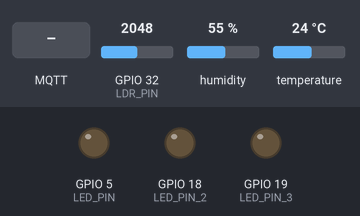
The sketch below on a simulated ESP32. Parts: output pins drawn as LEDs (lit = HIGH). The test bench sets the inputs (shaded band); at power-on: GPIO 32 (LDR_PIN) = 2048, humidity 55 %, temperature 24 °C. WiFi joins after 1.5 s; servers stay silent unless stated; random numbers use the default seed unless the sketch sets one; no MQTT or app messages arrive unless stated; what the sketch prints to the serial monitor is not drawn.

Above: at 3.2 s.
3.3 s: MQTT message "LED1 ON" arrives on the first subscribed topic
At 4.5 s:
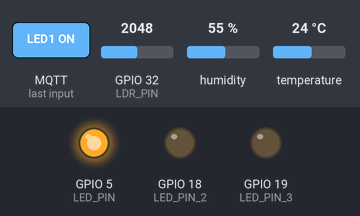
4.8 s: MQTT message "ON ALL" arrives on the first subscribed topic
At 5.9 s:
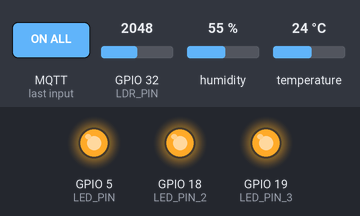
6.3 s: MQTT message "LED1 OFF" arrives on the first subscribed topic
At 7.0 s:
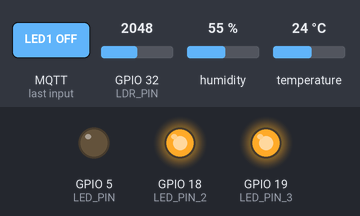
7.8 s: MQTT message "LED2 OFF" arrives on the first subscribed topic
At 8.2 s:
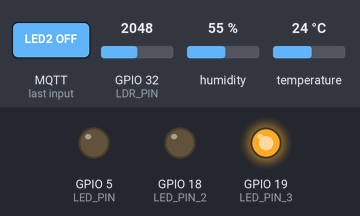
16.5 s: MQTT message "LED1 ON" arrives on the first subscribed topic
At 17.2 s:
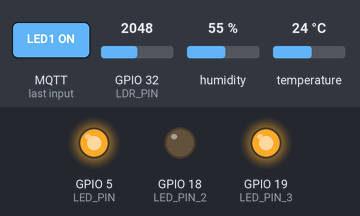
Timing chart, 0 to 19.0 s (numbered marks = the images above; inputs shaded):
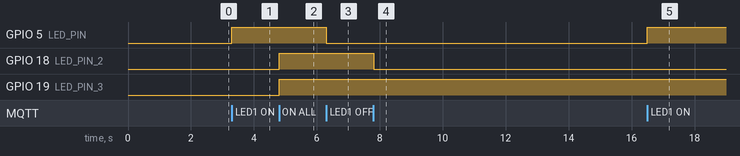

Measured:
- after the input at 3.3 s, GPIO 5 (LED_PIN): LOW → HIGH at once
- after the input at 4.8 s, GPIO 18 (LED_PIN_2), GPIO 19 (LED_PIN_3): LOW → HIGH at once
- after the input at 6.3 s, GPIO 5 (LED_PIN): HIGH → LOW at once
- after the input at 7.8 s, GPIO 18 (LED_PIN_2): HIGH → LOW at once
- after the input at 16.5 s, GPIO 5 (LED_PIN): LOW → HIGH at once

The sketch:

iot.ino
```cpp
#include <WiFi.h>          // For WiFi connection
#include <PubSubClient.h>   // For MQTT
#include <DHT.h>

#define DHT22_PIN 23
#define LDR_PIN 32           // Keep using GPIO2 (D2)
#define LED_PIN 5
#define LED_PIN_2 18
#define LED_PIN_3 19

// DHT sensor
DHT dht22(DHT22_PIN, DHT22);

// WiFi and MQTT settings
const char* ssid = "Duc Chinh";
const char* password = "ducchinh13122003";
const char* mqtt_server = "192.168.1.179";
const char* mqtt_username = "b21dccn181";
const char* mqtt_password = "b21dccn181";

WiFiClient espClient;
PubSubClient client(espClient);

bool blinkLED = false;        // Flag to track blinking state
unsigned long previousMillis = 0;  // Store the last time the LED was updated
const long interval = 500;    // Interval for blinking (in milliseconds)

void publishLedState(int ledPin, const char* ledName, bool state) {
  String payload = "{\"led\":\"" + String(ledName) + "\", \"state\":\"" + (state ? "ON" : "OFF") + "\"}";
  client.publish("led/status", payload.c_str());
}

void publishAlertState(String message) {
  client.publish("led/status", message.c_str());
}

void callback(char* topic, byte* payload, unsigned int length) {
  // Convert payload to a String
  String message;
  for (int i = 0; i < length; i++) {
    message += (char)payload[i];
  }

  Serial.print("Message arrived on topic: ");
  Serial.println(topic);
  Serial.print("Message: ");
  Serial.println(message);

  // Check the message and control LEDs accordingly
  if (message == "LED1 ON") {
    digitalWrite(LED_PIN, HIGH);  // Turn LED 1 on
    publishLedState(LED_PIN, "LED1", true);  // Publish status after toggling
  } else if (message == "LED1 OFF") {
    digitalWrite(LED_PIN, LOW);   // Turn LED 1 off
    publishLedState(LED_PIN, "LED1", false); // Publish status after toggling
  } else if (message == "LED2 ON") {
    digitalWrite(LED_PIN_2, HIGH);  // Turn LED 2 on
    publishLedState(LED_PIN_2, "LED2", true);  // Publish status after toggling
  } else if (message == "LED2 OFF") {
    digitalWrite(LED_PIN_2, LOW);   // Turn LED 2 off
    publishLedState(LED_PIN_2, "LED2", false);  // Publish status after toggling
  } else if (message == "LED3 ON") {
    digitalWrite(LED_PIN_3, HIGH);  // Turn LED 3 on
    publishLedState(LED_PIN_3, "LED3", true);  // Publish status after toggling
  } else if (message == "LED3 OFF") {
    digitalWrite(LED_PIN_3, LOW);   // Turn LED 3 off
    publishLedState(LED_PIN_3, "LED3", false);  // Publish status after toggling
  } else if (message == "ON ALL") {
    digitalWrite(LED_PIN, HIGH);
    digitalWrite(LED_PIN_2, HIGH);
    digitalWrite(LED_PIN_3, HIGH);
  } else if (message == "OFF ALL") {
    digitalWrite(LED_PIN, LOW);
    digitalWrite(LED_PIN_2, LOW);
    digitalWrite(LED_PIN_3, LOW);
  } else if (message == "LED BLINK") {
    publishAlertState("LED BLINK");
    blinkLED = true;
  } else if (message == "LED NOT BLINK") {
    publishAlertState("LED NOT BLINK");
    blinkLED = false;  // Stop blinking
    digitalWrite(LED_PIN, LOW);
    digitalWrite(LED_PIN_2, LOW);
    digitalWrite(LED_PIN_3, LOW);
  } else {
    Serial.println("Unknown command");
  }
}


void setup_wifi() {
  delay(10);
  Serial.println();
  Serial.print("Connecting to ");
  Serial.println(ssid);

  WiFi.begin(ssid, password);

  while (WiFi.status() != WL_CONNECTED) {
    delay(2000);
    Serial.println("WiFi not connected");
  }

  Serial.println("");
  Serial.println("WiFi connected");
  Serial.print("IP address: ");
  Serial.println(WiFi.localIP()); // Print the IP address
}

String generateRandomClientId() {
  String clientId = "ESP32Client-";
  clientId += String(random(10000)); // Append a random number
  return clientId;
}

void reconnect() {
  while (!client.connected()) {
    Serial.println("Attempting MQTT connection...");
    String clientId = generateRandomClientId();
    Serial.print("Attempting MQTT connection with ID: ");
    Serial.println(clientId);

    // Print WiFi status
    Serial.print("WiFi status: ");
    Serial.println(WiFi.status());
    Serial.println(WiFi.localIP());

    // Attempt to connect
    if (client.connect(clientId.c_str(), mqtt_username, mqtt_password)) {
      Serial.println("Connected to MQTT broker");
      client.subscribe("led/control");  // Subscribe to the control topic
    } else {
      Serial.print("Failed, rc=");
      Serial.print(client.state());
      Serial.print(" (");
      Serial.print(getMqttErrorMessage(client.state()));
      Serial.println(")");
      delay(5000);
    }
  }
}

String getMqttErrorMessage(int code) {
  switch (code) {
    case -1: return "Connect failed";
    case -2: return "Connect failed, no network";
    case -3: return "Connect failed, invalid protocol";
    case -4: return "Connect failed, invalid client ID";
    case -5: return "Connect failed, invalid credentials";
    case -6: return "Connect failed, invalid topic";
    case -7: return "Connect failed, invalid payload";
    case -8: return "Connect failed, invalid QoS";
    case -9: return "Connect failed, invalid retain flag";
    default: return "Unknown error";
  }
}

void setup() {
  Serial.begin(9600);
  dht22.begin(); // Initialize the DHT22 sensor
  pinMode(LED_PIN, OUTPUT);
  pinMode(LED_PIN_2, OUTPUT);
  pinMode(LED_PIN_3, OUTPUT);

  setup_wifi();            // Connect to WiFi
  client.setServer(mqtt_server, 1884);  // Set MQTT broker
  client.setCallback(callback);         // Set callback function
}

// Global variables for tracking timing
unsigned long previousDataMillis = 0; // Store the last time data was sent
const long dataInterval = 5000;       // Interval for sending data (in milliseconds)

void loop() {
  if (!client.connected()) {
    reconnect();
  }
  client.loop();

  // Get the current time
  unsigned long currentMillis = millis();

  // Handle LED blinking
  if (blinkLED) {
    if (currentMillis - previousMillis >= interval) {
      previousMillis = currentMillis;  // Save the current time
      int ledState = digitalRead(LED_PIN);
      int ledState2 = digitalRead(LED_PIN_2);
      int ledState3 = digitalRead(LED_PIN_3);
      digitalWrite(LED_PIN, !ledState);  // Toggle the LED state
      digitalWrite(LED_PIN_2, !ledState2);
      digitalWrite(LED_PIN_3, !ledState3);
    }
  }

  // Handle data publishing every 5 seconds
  if (currentMillis - previousDataMillis >= dataInterval) {
    previousDataMillis = currentMillis; // Save the current time

    // Read humidity and temperature
    float humi = dht22.readHumidity();
    float tempC = dht22.readTemperature();

    // Check if the sensor readings are valid
    if (isnan(humi) || isnan(tempC)) {
      Serial.println("Failed to read from DHT22 sensor!");
      return; // Skip this loop iteration if readings are invalid
    }

    // Read light sensor value
    int lightValue = analogRead(LDR_PIN);

    // Verify the lightValue range
    if (lightValue < 0 || lightValue > 4095) {
      Serial.println("Invalid light value");
      lightValue = 0; // Reset to a default value if out of range
    }

    lightValue = 4095 - lightValue;

    // Calculate lux value
    float maxLux = 1000.0;
    float maxAdcValue = 4095.0;
    float luxValue = (maxLux / maxAdcValue) * lightValue;

    float wind = random(0, 101);

    // Create JSON payload
    String payload = "{\"name\":\"DHT22 and LDR\", \"data\": {"
                     "\"temperature\":{\"value\":" + String(tempC) + ",\"unit\":\"Celsius\"},"
                     "\"humidity\":{\"value\":" + String(humi) + ",\"unit\":\"Percentage\"},"
                     "\"brightness\":{\"value\":" + String(luxValue) + ",\"unit\":\"Lux\"},"
                     "\"wind\":{\"value\":" + String(wind) + ",\"unit\":\"Unit\"}}}";

    Serial.println("Publishing MQTT message: ");
    Serial.println(payload);

    // Publish to the MQTT topic
    client.publish("iot-data", payload.c_str());
  }
}


// void loop() {
//   if (!client.connected()) {
//     reconnect();
//   }
//   client.loop();

//   // Add delay to avoid conflict with WiFi operations
//   delay(100); // Short delay before reading analog values

//   // Handle LED blinking
//   if (blinkLED) {
//     unsigned long currentMillis = millis();

//     // Check if it's time to toggle the LED state
//     if (currentMillis - previousMillis >= interval) {
//       previousMillis = currentMillis;  // Save the current time
//       int ledState = digitalRead(LED_PIN);
//       digitalWrite(LED_PIN, !ledState);  // Toggle the LED state
//       digitalWrite(LED_PIN_2, !ledState);
//       digitalWrite(LED_PIN_3, !ledState);
//     }
//   }

//   // Read humidity and temperature
//   float humi = dht22.readHumidity();
//   float tempC = dht22.readTemperature();

//   // Check if the sensor readings are valid
//   if (isnan(humi) || isnan(tempC)) {
//     Serial.println("Failed to read from DHT22 sensor!");
//     return; // Skip this loop iteration if readings are invalid
//   }

//   // Read light sensor value
//   int lightValue = analogRead(LDR_PIN);

//   // Verify the lightValue range
//   if (lightValue < 0 || lightValue > 4095) {
//     Serial.println("Invalid light value");
//     lightValue = 0; // Reset to a default value if out of range
//   }

//   lightValue = 4095 - lightValue;

//   // Calculate lux value
//   float maxLux = 1000.0;
//   float maxAdcValue = 4095.0;
//   float luxValue = (maxLux / maxAdcValue) * lightValue;

//   float someData = random(0, 101);

//   // Create JSON payload
//   String payload = "{\"name\":\"DHT22 and LDR\", \"data\": {"
//                    "\"temperature\":{\"value\":" + String(tempC) + ",\"unit\":\"Celsius\"},"
//                    "\"humidity\":{\"value\":" + String(humi) + ",\"unit\":\"Percentage\"},"
//                    "\"brightness\":{\"value\":" + String(luxValue) + ",\"unit\":\"Lux\"},"
//                    "\"someData\":{\"value\":" + String(someData) + ",\"unit\":\"Unit\"}}}";


//   Serial.println("Publishing MQTT message: ");
//   Serial.println(payload);

//   // Publish to the MQTT topic
//   client.publish("iot-data", payload.c_str());

//   delay(5000); // Wait 5 seconds before sending next reading
// }
```
